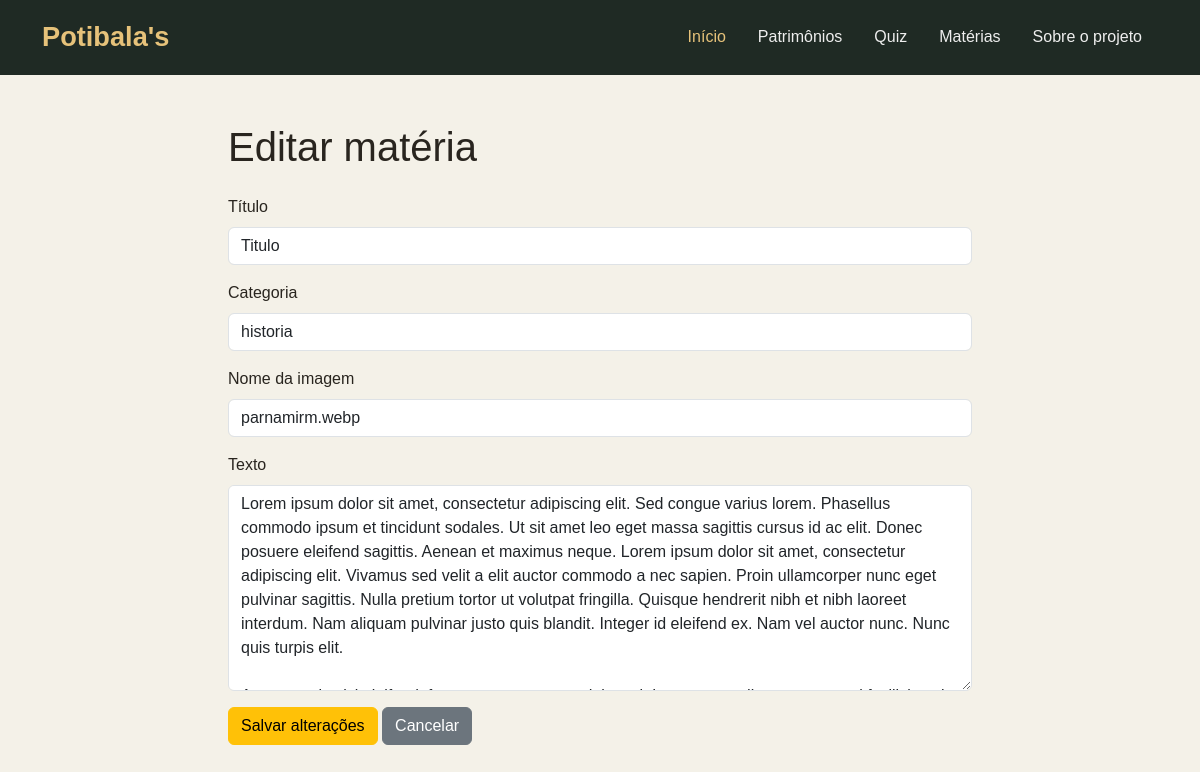
Before: /materia/1/editar with the older database file.
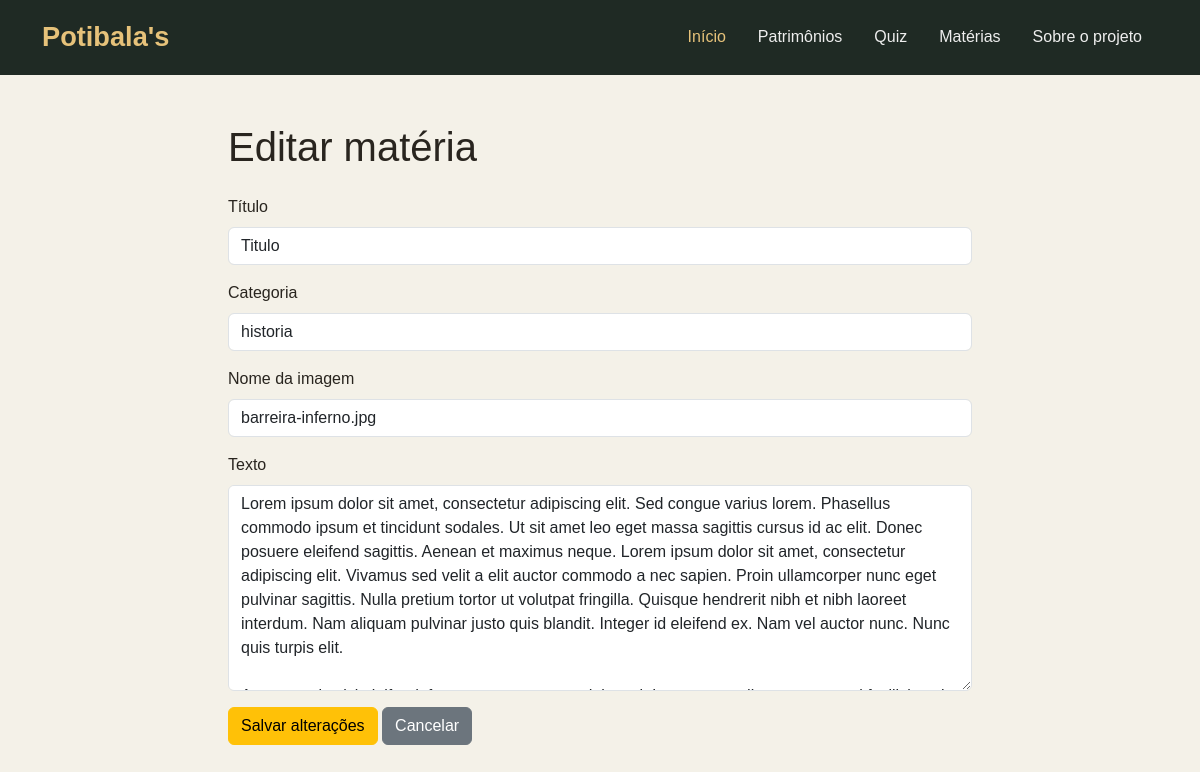
After: the same page with the newer database file.
### app/models.py (models this page shows)
class Materia(db.Model):
    id = db.Column(db.Integer, primary_key=True)
    titulo = db.Column(db.String(200), nullable=False)
    categoria = db.Column(db.String(100))
    imagem = db.Column(db.String(300))
    texto = db.Column(db.Text)

### app/routes.py (the view, shortened to what this page needs)
@main.route("/materia/<int:id>/editar", methods=["GET", "POST"])
def editar_materia(id):
    materia = Materia.query.get_or_404(id)
    return render_template(
        "editar_materia.html",
        materia=materia
    )

### app/templates/editar_materia.html (shortened to what this page needs)
<!DOCTYPE html>
<html lang="pt-br">
<head>
    <link href="https://cdn.jsdelivr.net/npm/bootstrap@5.3.3/dist/css/bootstrap.min.css" rel="stylesheet">
    <link rel="stylesheet" href="../static/css/style.css">
</head>
<body>
    <nav class="navbar navbar-expand-lg navbarp">
      <div class="container">
        <a class="navbar-brand logo-navbar" href="/">
          Potibala's
        </a>
        <div class="collapse navbar-collapse ms-auto" id="navbarSupportedContent">
          <ul class="navbar-nav mb-2 mb-lg-0 ms-auto">
            <li class="nav-item">
              <a class="nav-link active" href="/">Início</a>
            </li>
            <li class="nav-item">
              <a class="nav-link" href="#patrimonios">Patrimônios</a>
            </li>
            <li class="nav-item">
              <a class="nav-link" href="/quiz">Quiz</a>
            </li>
            <li class="nav-item">
              <a class="nav-link" href="/materias">Matérias</a>
            </li>
            <li class="nav-item">
              <a class="nav-link" href="#sobre">Sobre o projeto</a>
            </li>
          </ul>
        </div>
      </div>
    </nav>
    <main class="container py-5">
        <div class="col-md-8 mx-auto">
            <h1 class="mb-4">
                Editar matéria
            </h1>
            <form
                action="{{ url_for('main.editar_materia', id=materia.id) }}"
                method="POST">
                <div class="mb-3">
                    <label class="form-label">
                        Título
                    </label>
                    <input
                        type="text"
                        name="titulo"
                        class="form-control"
                        value="{{ materia.titulo }}"
                        required
                    >
                </div>
                <div class="mb-3">
                    <label class="form-label">
                        Categoria
                    </label>
                    <input
                        type="text"
                        name="categoria"
                        class="form-control"
                        value="{{ materia.categoria }}"
                        required
                    >
                </div>
                <div class="mb-3">
                    <label class="form-label">
                        Nome da imagem
                    </label>
                    <input
                        type="text"
                        name="imagem"
                        class="form-control"
                        value="{{ materia.imagem or '' }}"
                    >
                </div>
                <div class="mb-3">
                    <label class="form-label">
                        Texto
                    </label>
                    <textarea
                        name="texto"
                        class="form-control"
                        rows="8"
                        required>{{ materia.texto }}</textarea>
                </div>
                <button
                    type="submit"
                    class="btn btn-warning">
                    Salvar alterações
                </button>
                <a
                    href="{{ url_for('main.listar_materias') }}"
                    class="btn btn-secondary">
                    Cancelar
                </a>
            </form>
        </div>
    </main>
</body>
</html>

### app/static/css/style.css (style rules this page uses)
* { box-sizing: border-box; }
body { margin: 0; background-color: #f4f1e8; color: #29251f; font-family: Arial, sans-serif; }
.navbarp { background-color: #1f2a24; padding: 12px 0; }
.logo-navbar { color: #e6c27a !important; font-size: 1.7rem; font-weight: 700; }
.navbarp .nav-link { color: #eeeeee !important; margin: 0 8px; transition: 0.3s; }
.navbarp .nav-link.active { color: #e6c27a !important; }

Changed rows visible on the page:
changed Materia "Titulo": imagem "parnamirm.webp" → "barreira-inferno.jpg"
